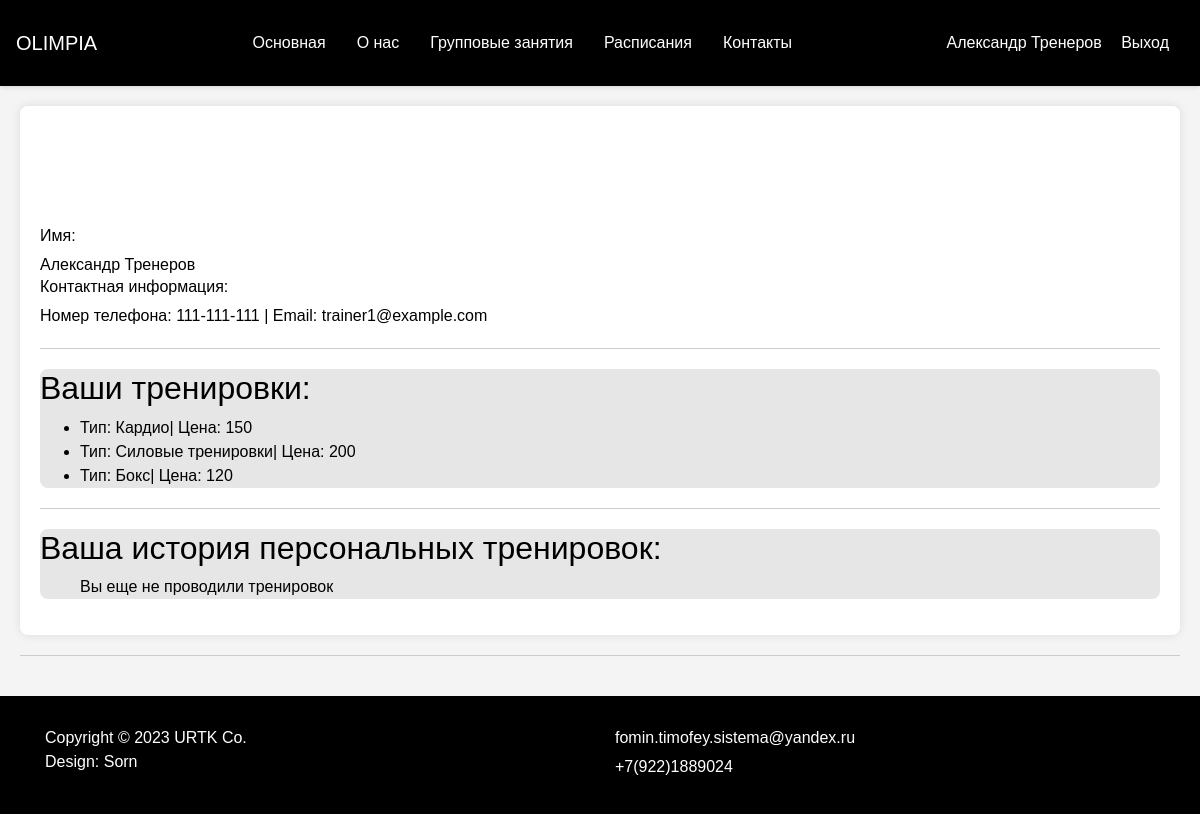
The page /profile.php (signed in) on the database its author committed.
### tables this page shows
CREATE TABLE Trainers (
    ID INT PRIMARY KEY AUTO_INCREMENT,
    Name VARCHAR(255),
    Email VARCHAR(255) UNIQUE,
    PhoneNumber VARCHAR(15),
    TrainerLogin VARCHAR(255) UNIQUE,
    Password VARCHAR(255) UNIQUE,
    Image varchar(200) NOT NULL ,
    Active BOOLEAN DEFAULT true
);

CREATE TABLE Workouts (
    ID INT PRIMARY KEY AUTO_INCREMENT,
    Type VARCHAR(50),
    TrainerID INT,
    Price INT,
    Image varchar(200) NOT NULL ,
    FOREIGN KEY (TrainerID) REFERENCES Trainers(ID) ON DELETE CASCADE
);

### helpers.php (called while the page is built, shortened)
<?php
function include_template($name, array $data = [])
{
    $name = 'templates/' . $name;
    extract($data);
    require $name;
    $result = ob_get_clean();
    return $result;
}

### functions.php (called while the page is built, shortened)
<?php
function get_trener_by_id(mysqli $con, int $trener_id)
{
    $sql = 'SELECT * FROM `Trainers`
             WHERE `ID` = ?';
    $prepare_values = mysqli_prepare($con, $sql);
    mysqli_stmt_bind_param($prepare_values, 'i', $trener_id);
    mysqli_stmt_execute($prepare_values);
    return mysqli_fetch_assoc(mysqli_stmt_get_result($prepare_values)) ?? [];
}
function get_trener_trains(mysqli $con, int $trener_id)
{
    $sql = 'SELECT * FROM `Workouts`
            WHERE `TrainerID` = ?';
    $prepare_values = mysqli_prepare($con, $sql);
    mysqli_stmt_bind_param($prepare_values, 'i', $trener_id);
    mysqli_stmt_execute($prepare_values);
    return mysqli_fetch_all(mysqli_stmt_get_result($prepare_values), MYSQLI_ASSOC) ?? [];
}

### templates/trainer-profile.php (the view, shortened to what this page needs)
<head>
    <link rel="stylesheet" href="css/profiles.css">
</head>
<main>
    <body>
        <div class="profile-container">
            <div class="profile">
                <div class="profile-info">
                    <h6>Имя:</h6>
                    <span>
                        <?= $user_name ?><span>
                            <h6>Контактная информация:</h6>
                            <span>
                                Номер телефона: <?=$contact['PhoneNumber']?> | Email: <?=$contact['Email']?>
                </div>
                <div class="separator"></div>
                <div class="admin-functionalities">
                    <h2>Ваши тренировки: </h2>
                    <ul>
                        <?php if(!empty($trains)):?>
                            <?php foreach ($trains as $train):?>
                                <li>Тип: <?=$train['Type']?>| Цена: <?=$train['Price']?> </li>
                            <?php endforeach?>
                        <?php else:?>
                            <p>Вы еще не ведете занятия</p>
                        <?php endif?>
                    </ul>
                </div>
                <div class="separator"></div>
                <div class="admin-functionalities">
                    <h2>Ваша история персональных тренировок: </h2>
                    <ul>
                        <?php if(!empty($personal_train)):?>
                            <?php foreach ($personal_train as $train):?>
                                <li>Тип: <?=$train['Type']?>| Цена: <?=$train['Price']?> | Дата: <?=$train['BookingDate']?> | Имя занимающегося: <?=$train['ClientName']?></li>
                            <?php endforeach?>
                        <?php else:?>
                            <p>Вы еще не проводили тренировок</p>
                        <?php endif?>
                    </ul>
                </div>
            </div>
            <div class="separator"></div>
        </div>
    </body>
</main>

### css/main.css (style rules this page uses)
body { font-family: 'Arial', sans-serif; color: #fff; }

### css/profiles.css (style rules this page uses)
body { margin: 0; padding: 0; }
body { background-color: #f4f4f4; font-family: Arial, sans-serif; }
.profile-container { max-width: 1200px; margin: 0 auto; padding: 20px; }
.profile { background-color: #fff; border-radius: 8px; box-shadow: 0 0 10px rgba(0, 0, 0, 0.1); padding: 20px; margin-bottom: 20px; }
.admin-functionalities { background-color: #e6e6e6; border-radius: 8px; padding: 15 15 15 0px; margin-top: 20px; }
.separator { border-top: 1px solid #ccc; margin: 20px 0; }
.profile-info { margin-top: 100px; margin-bottom: 20px; }
h6, p, h2, span, li { color: black; }

### rows shown on the page
trainers: PhoneNumber "111-111-111", Email "trainer1@example.com"
workouts: Type "Кардио", Price "150"
workouts: Type "Силовые тренировки", Price "200"
workouts: Type "Бокс", Price "120"

### other values the page prints
$_SESSION['username'] "Александр Тренеров"
$user_name "Александр Тренеров"
